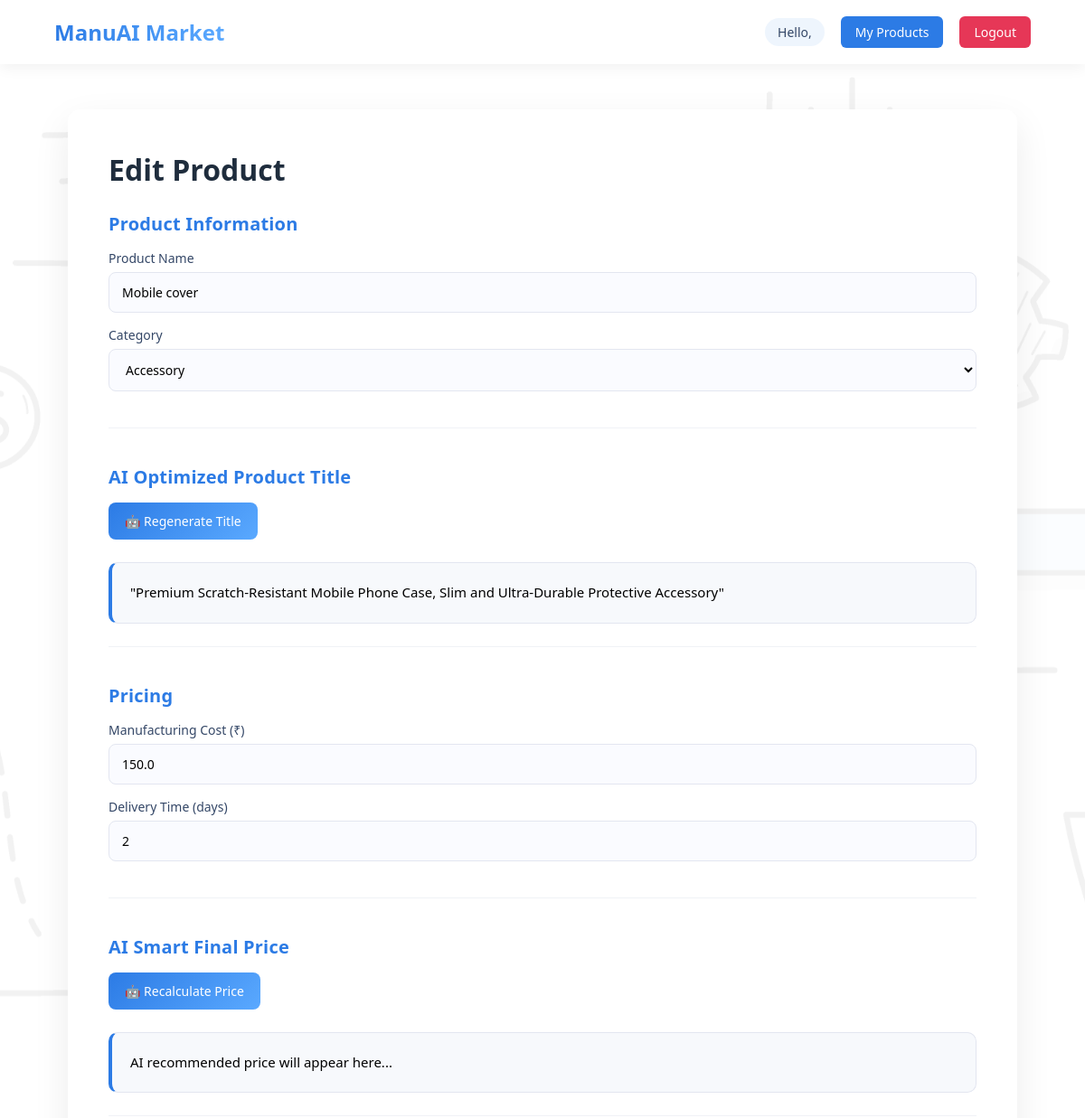
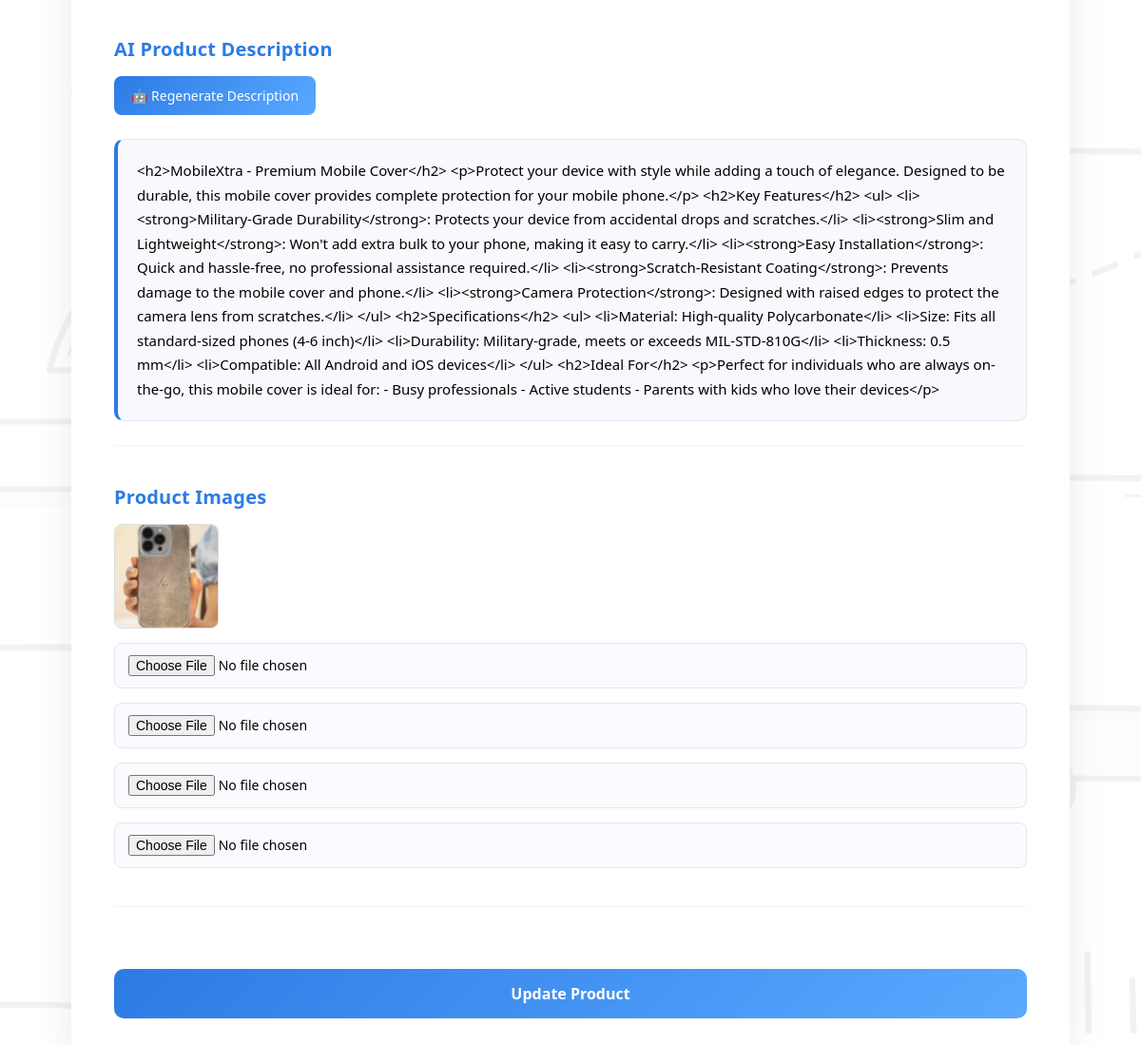
The app's page /edit-product/3 with its own data (2 pictures, top to bottom).
### models.py (models this page shows)
class Product(db.Model):
    id = db.Column(db.Integer , primary_key = True)
    name = db.Column(db.String(200) , nullable = False)
    title = db.Column(db.String(300))
    description = db.Column(db.String(1000) ,nullable = False)
    price = db.Column(db.Float)
    manufacturing_cost = db.Column(db.Float)
    delivery_time = db.Column(db.Integer)
    manufacturing_id = db.Column(db.Integer)
    category = db.Column(db.String(100))
    image1 = db.Column(db.String(200))
    image2 = db.Column(db.String(200))
    image3 = db.Column(db.String(200))
    image4 = db.Column(db.String(200))

### app.py (the view, shortened to what this page needs)
@app.route("/edit-product/<int:id>", methods=["GET","POST"])
def edit_product(id):
    product = Product.query.get(id)
    return render_template("edit_product.html", product=product)

### templates/edit_product.html (shortened to what this page needs)
<!DOCTYPE html>
<html lang="en">
<head>
<link rel="stylesheet" href="{{ url_for('static', filename='css/upload_product.css') }}">
</head>
<body>
<div class="navbar">
<div class="logo">ManuAI Market</div>
<div class="nav-right">
<span>Hello, {{ session['name'] }}</span>
<a href="/my-products" class="nav-btn">My Products</a>
<a href="/logout" class="logout-btn">Logout</a>
</div>
</div>
<div class="container">
<h1 class="page-title">Edit Product</h1>
<form method="POST" enctype="multipart/form-data">
<div class="section">
<h2>Product Information</h2>
<div class="form-grid">
<div>
<label>Product Name</label>
<input type="text" name="name" value="{{ product.name }}">
</div>
<div>
<label>Category</label>
<select name="category" id="category" onchange="checkCategory()">
<option value="{{ product.category }}">{{ product.category }}</option>
</select>
</div>
</div>
</div>
<div class="section ai-section">
<h2>AI Optimized Product Title</h2>
<button type="button" onclick="generateTitle()" class="ai-btn">
🤖 Regenerate Title
</button>
<div id="title_preview" class="ai-preview">
{{ product.title }}
</div>
</div>
<div class="section">
<h2>Pricing</h2>
<div class="form-grid">
<div>
<label>Manufacturing Cost (₹)</label>
<input type="number" name="manufacturing_cost"
id="manufacturing_cost"
value="{{ product.manufacturing_cost }}">
</div>
<div>
<label>Delivery Time (days)</label>
<input type="number"
name="delivery_time"
value="{{ product.delivery_time }}">
</div>
</div>
</div>
<div class="section ai-section">
<h2>AI Smart Final Price</h2>
<button type="button" onclick="generateFinalPrice()" class="ai-btn">
🤖 Recalculate Price
</button>
<div id="final_price_preview" class="ai-preview">
AI recommended price will appear here...
</div>
</div>
<div class="section ai-section">
<h2>AI Product Description</h2>
<button type="button" onclick="generateDescription()" class="ai-btn">
🤖 Regenerate Description
</button>
<div id="description_preview" class="ai-preview">
{{ product.description }}
</div>
</div>
<div class="section">
<h2>Product Images</h2>
<div id="imagePreview" class="image-preview">
<img src="{{ url_for('static', filename='uploads/' + product.image1) }}">
</div>
<div class="image-grid">
<input type="file" name="image1" onchange="previewImages(event)">
<input type="file" name="image2" onchange="previewImages(event)">
<input type="file" name="image3" onchange="previewImages(event)">
<input type="file" name="image4" onchange="previewImages(event)">
</div>
</div>
<button type="submit" class="upload-btn">
Update Product
</button>
</form>
</div>
</body>
</html>

### static/css/upload_product.css (style rules this page uses)
* { margin:0; padding:0; box-sizing:border-box; font-family:'Segoe UI',sans-serif; }
body { min-height:100vh; background:url("../images/background image.jpg") no-repeat center center; background-size:cover; position:relative; }
body::before { content:""; position:fixed; top:0; left:0; width:100%; height:100%; background:rgba(255,255,255,0.95); z-index:-1; }
.navbar { display:flex; justify-content:space-between; align-items:center; padding:18px 60px; background:white; box-shadow:0 4px 15px rgba(0,0,0,0.06); position:sticky; top:0; z-index:100; }
.logo { font-size:24px; font-weight:700; background:linear-gradient(90deg,#2c7be5,#5aa9ff); background-clip:text; -webkit-background-clip:text; -webkit-text-fill-color:transparent; }
.nav-right { display:flex; align-items:center; gap:18px; }
.nav-right span { font-size:14px; color:#344767; background:rgba(44,123,229,0.08); padding:6px 14px; border-radius:20px; }
.logout-btn { text-decoration:none; background:#e63757; color:white; padding:8px 16px; border-radius:6px; font-size:14px; transition:0.2s; }
.nav-btn { text-decoration:none; background:#2c7be5; color:white; padding:8px 16px; border-radius:6px; font-size:14px; }
.container { width:92%; max-width:1050px; margin:50px auto; background:white; padding:45px; border-radius:14px; box-shadow:0 15px 40px rgba(0,0,0,0.08); transition:0.3s; }
.container h1 { font-size:32px; margin-bottom:25px; color:#1f2d3d; }
.section { margin-bottom:40px; padding-bottom:25px; border-bottom:1px solid #f0f2f6; }
.section h2 { font-size:20px; margin-bottom:15px; color:#2c7be5; font-weight:600; letter-spacing:0.2px; display:flex; align-items:center; gap:8px; }
.section label { display:block; font-size:14px; margin-bottom:6px; color:#344767; }
input, select, textarea { width:100%; padding:12px 14px; border-radius:8px; border:1px solid #e3e6f0; font-size:14px; margin-bottom:15px; outline:none; transition:0.25s; background:#fafbff; }
.ai-btn { background:linear-gradient(135deg,#2c7be5,#5aa9ff); color:white; border:none; padding:11px 18px; border-radius:8px; font-size:14px; font-weight:500; cursor:pointer; margin-bottom:15px; transition:all 0.25s ease; display:inline-flex; align-items:center; gap:6px; }
.ai-preview { background:#f7f9fc; border:1px solid #e3e6f0; border-left:4px solid #2c7be5; padding:22px; border-radius:12px; line-height:1.7; font-size:15px; max-height:300px; overflow:auto; margin-top:10px; transition:0.25s; }
.image-preview { display:flex; gap:12px; flex-wrap:wrap; margin-bottom:15px; }
.image-preview img { width:110px; height:110px; object-fit:cover; border-radius:8px; border:1px solid #ddd; transition:0.3s; cursor:pointer; }
.upload-btn { width:100%; margin-top:25px; background:linear-gradient(135deg,#2c7be5,#5aa9ff); color:white; border:none; padding:15px; font-size:16px; font-weight:600; border-radius:10px; cursor:pointer; transition:all 0.25s ease; }
.ai-preview { background:#f7f9fc; border:1px solid #e3e6f0; border-left:4px solid #2c7be5; padding:20px; border-radius:10px; line-height:1.7; font-size:15px; max-height:300px; overflow:auto; margin-top:10px; }
.section h2 { color:#2c7be5; font-size:20px; margin-bottom:15px; }
.section { animation:fadeUp 0.5s ease; }

### records on screen
Product: name "Mobile cover", category "Accessory", title "\"Premium Scratch-Resistant Mobile Phone Case, Slim and Ultra-Durable Protective Accessory\"", manufacturing_cost "150.0", delivery_time "2", description "<h2>MobileXtra - Premium Mobile Cover</h2> <p>Protect your device with style while adding a touch of elegance. Designed to be durable, this mobile cover provides complete protection for your mobile phone.</p> <h2>Key Features</h2> <ul> <li><strong>Military-Grade Durability</strong>: Protects your device from accidental drops and scratches.</li> <li><strong>Slim and Lightweight</strong>: Won't add extra bulk to your phone, making it easy to carry.</li> <li><strong>Easy Installation</strong>: Quick and hassle-free, no professional assistance required.</li> <li><strong>Scratch-Resistant Coating</strong>: Prevents damage to the mobile cover and phone.</li> <li><strong>Camera…", image1 (picture)
